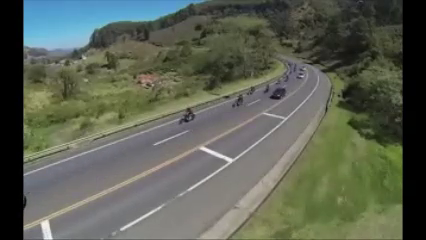
//> input picture frame 71 of VisualStudio_PFEE_TI/with_other_LK_method/data/movingtest3GP.mp4, 426 x 240 px
$ ./optical_flow   (built with g++ and OpenCV 4)
//> lines starting //> are read from the running program, lines starting //| are printed output that depends on the picture
#include <opencv2/opencv.hpp>
#include <unordered_map>

using namespace cv;
using namespace std;

Point2f *GetBias(vector<Point2f> *p0, vector<Point2f> *p1, vector<uchar> *st)
{
	Point2f test(0,0);
	int count = 0;
	vector<uchar>::iterator itst = st->begin();
	for (vector<Point2f>::iterator itp0 = p0->end() - 9, itp1 = p1->end() - 9;
		itp0 != p0->end() && itp1 != p1->end() && itst != st->end();
		++itp0, ++itp1, ++itst)
	{
		if (*itst == 1)
		{
			if (itp1->x - itp0->x > test.x - 0.01 && itp1->x - itp0->x < test.x + 0.01 && itp1->y - itp0->y > test.y - 0.01 && itp1->y - itp0->y < test.y + 0.01)
				count++;
			else
				if (count <= 1)
					test = Point2f(itp1->x - itp0->x, itp1->y - itp0->y);
		}
	}
	if (count > 4)
	{
		return &test;
	}
	else
		return &Point2f(0, 0);

}

// [173 lines of commented-out code are left out]

template <>
struct std::hash<std::pair<int, int> > {
public:
	size_t operator()(std::pair<int, int> x) const throw() {
		size_t h = (x.first + x.second)*(x.first + x.second + 1)/2 + x.second;
		return h;
	}
};

//Method 1 : vecteur de d閜lacement
void drawOptFlowMap(const Mat& flow, Mat& cflowmap, int step, const Scalar& color) {
	pair<int, int> moveVect;
	unordered_map<pair<int, int>, pair<int,pair<pair<float, float>, pair<float, float>>>> mymap;
	for (int y = 0; y < cflowmap.rows; y += step)
	for (int x = 0; x < cflowmap.cols; x += step)
	{
		const Point2f& fxy = flow.at<Point2f>(y, x);
		moveVect = make_pair(cvRound(fxy.x/10), cvRound(fxy.y/10));
		auto it = mymap.find(moveVect);
		if (it == mymap.end())
		{
			printf("moveVect : %d , %d\n", moveVect.first, moveVect.second);
			mymap.insert(make_pair(moveVect, make_pair(1, make_pair(make_pair(x,y), make_pair(fxy.x, fxy.y)))));
		}
		else
		{
			it->second.first++;
			it->second.second.first.first += x;
			it->second.second.first.second += y;

			it->second.second.second.first += fxy.x;
			it->second.second.second.second += fxy.y;
		}

		////affiche uniquement les object en mouvement
		//if ((fxy.x > 1 || fxy.x < -1) || (fxy.y > 1 || fxy.y < -1))
		//line(cflowmap, Point(x, y), Point(cvRound(x + fxy.x), cvRound(y + fxy.y)),
		//	color);
		//circle(cflowmap, Point(cvRound(x + fxy.x), cvRound(y + fxy.y)), 1, color, -1);
	}

	mymap.erase(make_pair(0, 0));

	float velocity;
	ostringstream ss;
	string toprint;
	for (auto it = mymap.begin(); it != mymap.end(); ++it)
	{
		Point *prev = new Point(it->second.second.first.first / it->second.first, it->second.second.first.second / it->second.first);
		Point *next = new Point(cvRound(prev->x + it->second.second.second.first / it->second.first), cvRound(prev->y + it->second.second.second.second / it->second.first));

		//diplay velocity
		velocity = sqrt(pow((next->x - prev->x), 2) + pow((next->y - prev->y), 2));
		ss << velocity;
		toprint = ss.str();
		putText(cflowmap, toprint, *prev, FONT_HERSHEY_SIMPLEX, 0.5, color, 2, 8, false);

		line(cflowmap, *prev, *next, color);
	}
	printf("-------------\n");


}

//Method Farneback
int main(int argc, char** argv)
{
	int s = 1;
	//global variables
	Mat GetImg;
	Mat prvs, next; //current frame

	char fileName[100] = "../../../movingtest3GP.mp4";
	VideoCapture stream1(fileName);
	if (!(stream1.read(GetImg))) //get one frame form video
		return 0;
//> GetImg is the input picture: 240 rows x 426 cols, CV_8UC3; mean B, G, R 84.4, 97.7, 92.2
	resize(GetImg, prvs, Size(GetImg.size().width / s, GetImg.size().height / s));
	cvtColor(prvs, prvs, CV_BGR2GRAY);
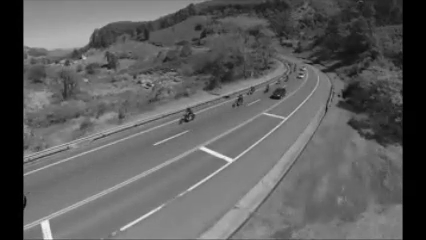
//> prvs: 240 rows x 426 cols, CV_8UC1; min 0, max 245, mean 94.5

	//unconditional loop
	VideoWriter video("out_FarneBack.avi", CV_FOURCC('M', 'J', 'P', 'G'), 10, Size(prvs.cols, prvs.rows), true);

	while (true) {

		if (!(stream1.read(GetImg))) //get one frame form video
			break;
		//Resize
		resize(GetImg, next, Size(GetImg.size().width / s, GetImg.size().height / s));
		cvtColor(next, next, CV_BGR2GRAY);
		///////////////////////////////////////////////////////////////////
		Mat flow;
		calcOpticalFlowFarneback(prvs, next, flow, 0.5, 3, 15, 3, 5, 1.2, 0);
		Mat cflow;
		cvtColor(prvs, cflow, CV_GRAY2BGR);
		drawOptFlowMap(flow, cflow, 10, CV_RGB(255, 255, 0));
//> after the loop in drawOptFlowMap, `for (int y = 0; y < cflowmap.rows; y += step)`: mymap = 1 item
//> in drawOptFlowMap, `mymap.erase(make_pair(0, 0));`: mymap = 0 items
		video.write(cflow);
		imshow("OpticalFlowFarneback", cflow);


		if (waitKey(5) >= 0)
//> the Esc key is pressed
			break;

		prvs = next.clone();

	}
}


//	//Method 2 DENSE OPTICAL FLOW
//	int main(int argc, char** argv)
//	{
//		VideoCapture cap("../../../easy.mp4"); // open the default camera
//		namedWindow("edges", 1);
//
//		if (!cap.isOpened())  // check if we succeeded
//			return -1;
//
//		//create some random colors
//		vector<Scalar> sc;
//		for (int i = 0; i < 1000; i++)
//		{
//			sc.push_back(Scalar(rand() % 255, rand() % 255, rand() % 255));
//		}
//
//
//		//Take first frame and find corners in it
//		Mat old_frame, old_gray, mask;
//		vector<Point2f> p0;
//		cap >> old_frame;
//		cvtColor(old_frame, old_gray, CV_BGR2GRAY);
//
//		//Create a mask image for drawing purposes
//		mask = Mat::zeros(old_frame.rows, old_frame.cols, old_frame.type());
//
//
//
//		while (waitKey(30000))
//		{
//
//		}
//		// the camera will be deinitialized automatically in VideoCapture destructor
//		return 0;
//
//}

$ run again, starting later in the video
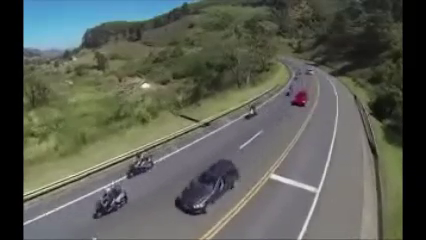
//> input picture frame 323 of VisualStudio_PFEE_TI/with_other_LK_method/data/movingtest3GP.mp4, 426 x 240 px
//> GetImg is the input picture: 240 rows x 426 cols, CV_8UC3; mean B, G, R 85.3, 93.9, 90.5
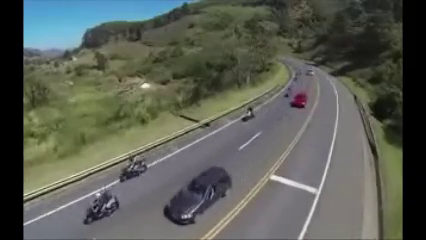
//> input picture frame 324 of VisualStudio_PFEE_TI/with_other_LK_method/data/movingtest3GP.mp4, 426 x 240 px
//> GetImg is the input picture: 240 rows x 426 cols, CV_8UC3; mean B, G, R 85.2, 93.8, 90.4
//> after the loop in drawOptFlowMap, `for (int y = 0; y < cflowmap.rows; y += step)`: mymap = 4 items
//> in drawOptFlowMap, `mymap.erase(make_pair(0, 0));`: mymap = 3 items
//> the loop in drawOptFlowMap, `for (auto it = mymap.begin(); it != mymap.end(); ++it)` made 3 passes
//> velocity on passes 1 to 3: 6.71, 12.04, 8.06
//> pass 3, in drawOptFlowMap, `putText(cflowmap, toprint, *prev, FONT_HERSHEY_SIMPLEX, 0.5, color, 2,..`:
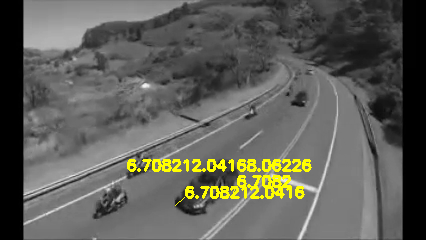
//> cflowmap: 240 rows x 426 cols, CV_8UC3; mean B, G, R 89.1, 95.7, 95.7

$ run again, starting later in the video
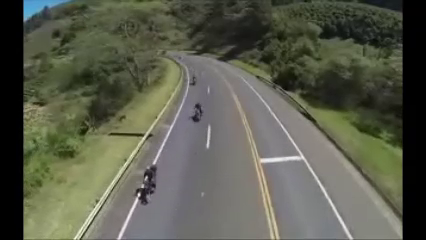
//> input picture frame 574 of VisualStudio_PFEE_TI/with_other_LK_method/data/movingtest3GP.mp4, 426 x 240 px
//> GetImg is the input picture: 240 rows x 426 cols, CV_8UC3; mean B, G, R 77.5, 92.4, 90.2
//> `cvtColor(prvs, prvs, CV_BGR2GRAY);`:
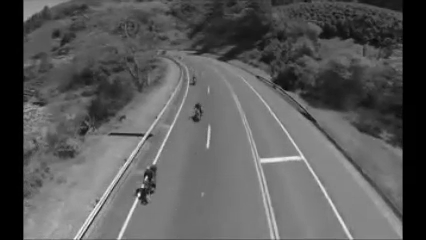
//> prvs: 240 rows x 426 cols, CV_8UC1; min 0, max 244, mean 90
//> after the loop in drawOptFlowMap, `for (int y = 0; y < cflowmap.rows; y += step)`: mymap = 1 item
//> in drawOptFlowMap, `mymap.erase(make_pair(0, 0));`: mymap = 0 items
